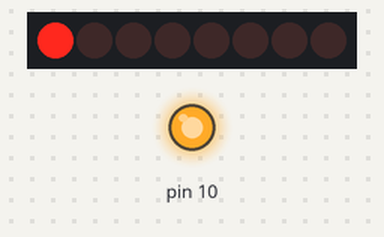
A sketch run on a simulated Arduino Uno, built with avr-gcc and run on an emulated ATmega328P. Shown: 8 shift-register outputs drawn as a row of LEDs (first output left, lit = HIGH), output pins drawn as LEDs (lit = HIGH). Wiring (inferred from the names in the program): shift register (74HC595): latch pin 8. Wiring (inferred from the signals the program sends): row of LEDs: on Q0, Q1, Q2, Q3, Q4, Q5, Q6, Q7. Pins used as bus, display or sensor lines are not drawn.

Above: at 0.1 s.
At 0.7 s:
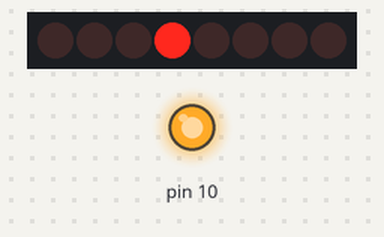
At 1.7 s:
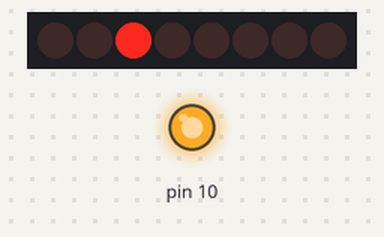
At 2.7 s:
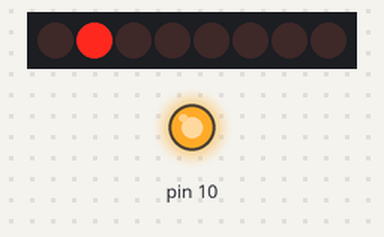
Timing chart, 0 to 3.0 s (numbered marks = the images above):
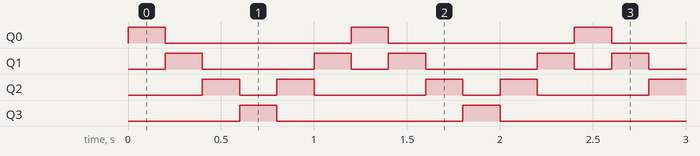

Measured:
- by itself, Q0, Q3: alternates HIGH for 0.20 s and LOW for 1.0 s
- by itself, Q1: repeats every 1.2 s: LOW 0.60 s, HIGH 0.20 s, LOW 0.20 s, HIGH 0.20 s
- by itself, Q2: repeats every 1.2 s: LOW 0.20 s, HIGH 0.20 s, LOW 0.60 s, HIGH 0.20 s

The sketch:

Ardu8_04_Leds595_Running.ino
```cpp
/*
  Робототехнический контроллер «Кибернетический»: бегущий огонь на сдвиговом регистре

  Светодиоды LED1–LED4 загораются по одному: сначала слева направо, затем обратно.
  Байт отправляется в регистр 74HC595 по шине SPI, импульс на D8 выводит его на светодиоды.
  У регистра обратная логика: 0 — светодиод горит, 1 — погашен.

  Плата в Arduino IDE: Arduino Uno. Кабель USB-C — в ВЕРХНИЙ разъём (Arduino).
  DIP-переключатель: DIP1 и DIP4 = OFF, DIP5 = ON (светодиоды).
*/

#include <SPI.h>

const int LATCH_595 = 8;    // защёлка регистра

void showByte(byte b) {
  digitalWrite(LATCH_595, LOW);
  SPI.transfer(b);                 // отправить 8 бит
  digitalWrite(LATCH_595, HIGH);   // вывести их на светодиоды
}

void setup() {
  pinMode(LATCH_595, OUTPUT);
  pinMode(10, OUTPUT);
  digitalWrite(10, HIGH);          // D10 = HIGH: регистр кнопок не мешает
  SPI.begin();
  showByte(0xFF);                  // 0xFF = 11111111 — всё погашено
}

void loop() {
  for (int n = 0; n < 4; n++) {    // вперёд: LED1, LED2, LED3, LED4
    showByte(~(1 << n));           // 1 << n — единица в бите n, ~ — инверсия
    delay(200);
  }
  for (int n = 2; n > 0; n--) {    // обратно: LED3, LED2
    showByte(~(1 << n));
    delay(200);
  }
}
```
